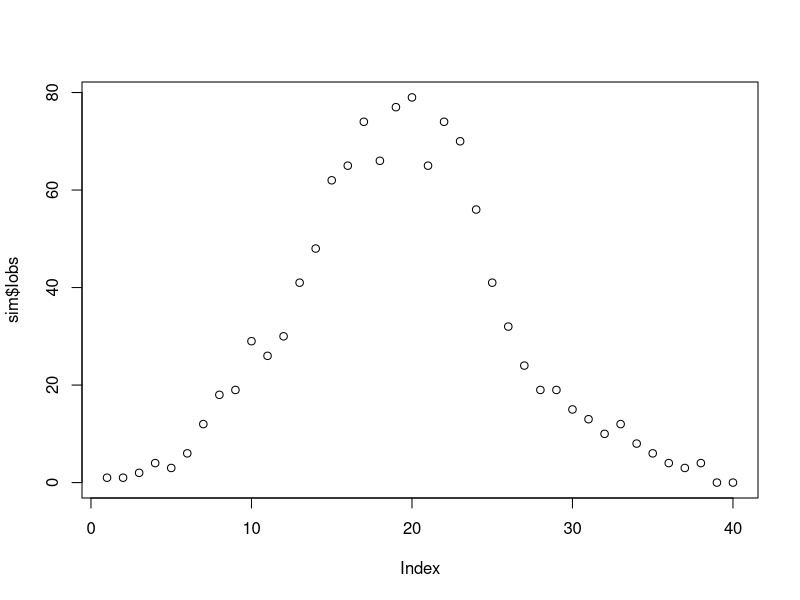
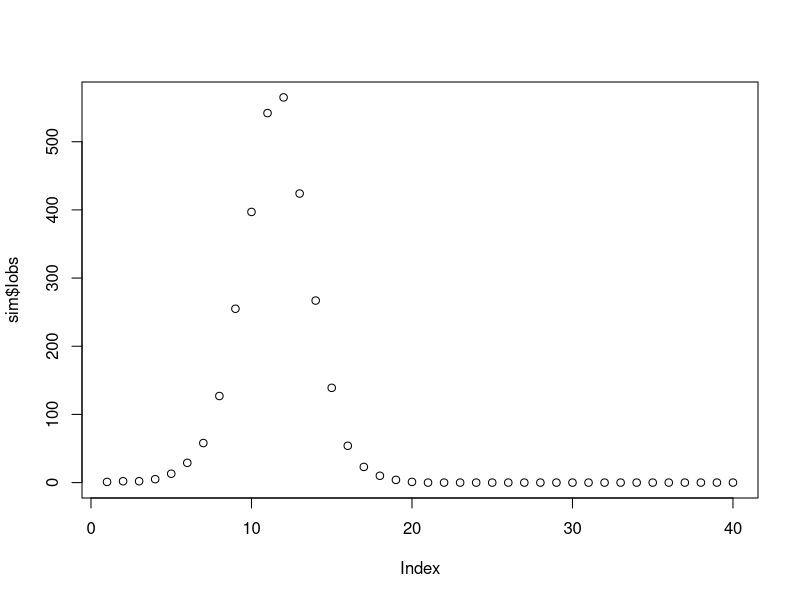
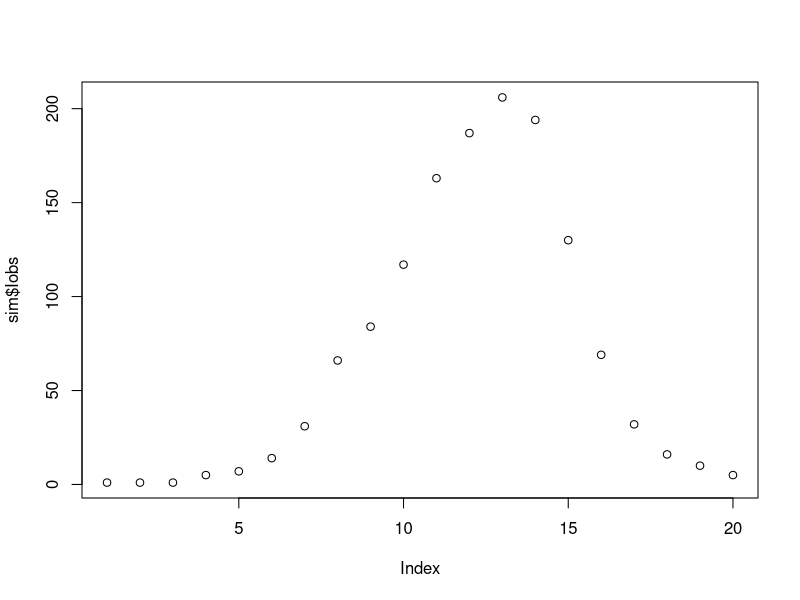
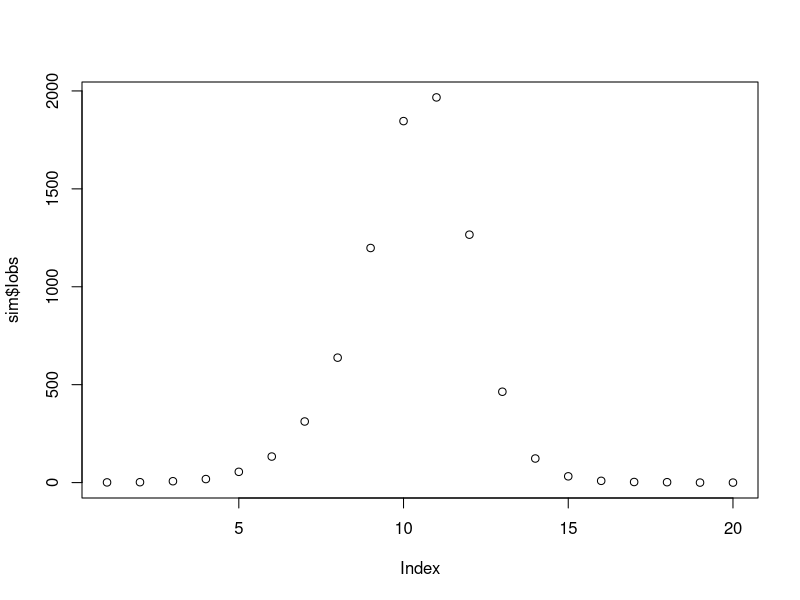
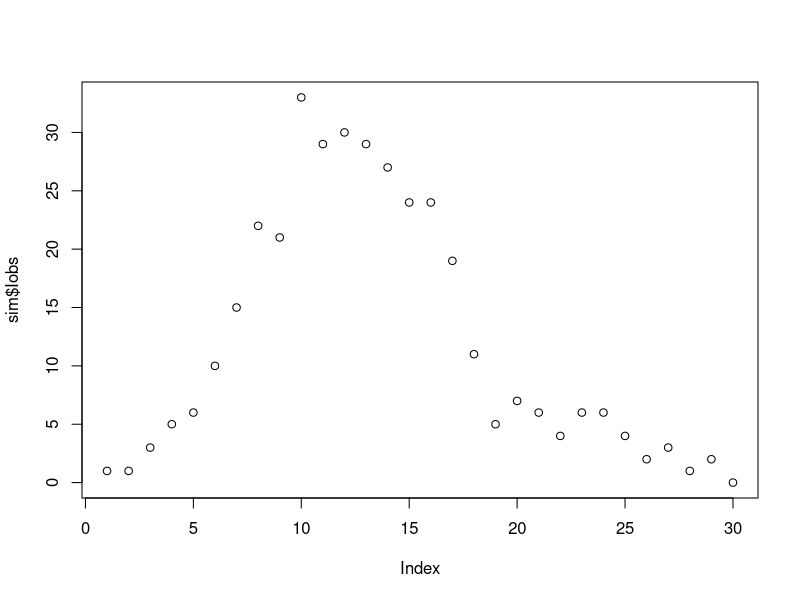
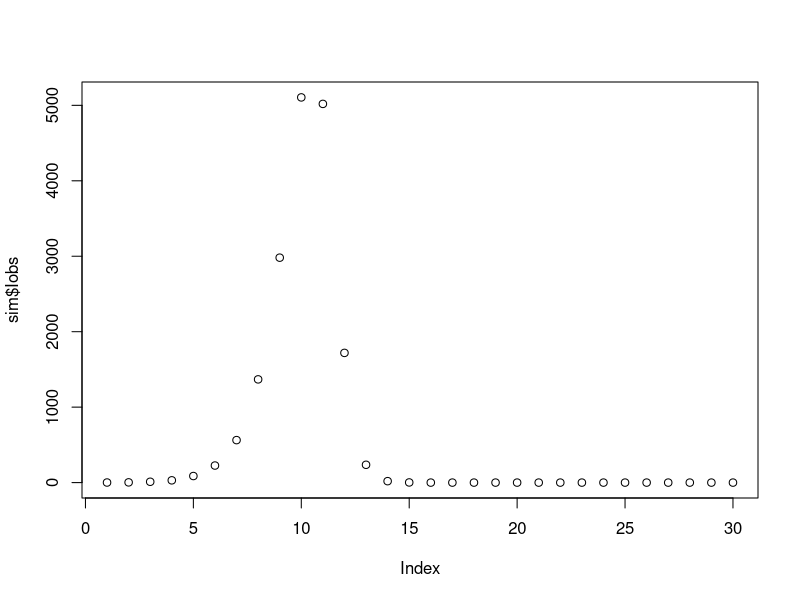
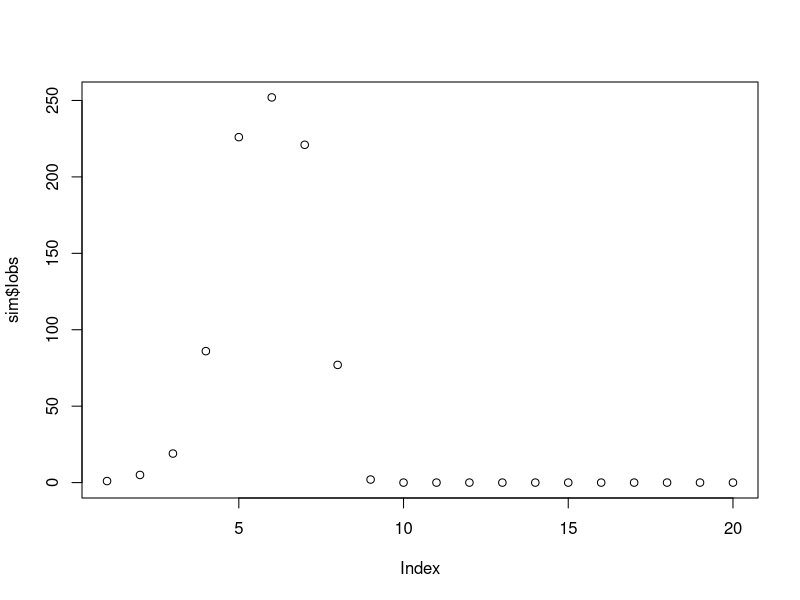

Write the R code that produced these figures, in order.
##' Basic spatial chain binomial simulator
##' @param betaw prob. of adequate contact per infective within population
##' @param betab prob. of adequate contact per infective between population
##' @param N population size
##' @param effprop initial effective proportion of population
##' @param effinf proportion of infectives
##' @param i0 initial infected
##' @param t0 initial time (unused)
##' @param numobs ending time
##' @param seed random number seed
##' @param reporting observation probability (1 by default)
##' @return a data frame with columns (time, S, I, R, Iobs, pSI) 
simspaceCB <- function(spacenum = 1,betaw = 0.02, betab = 0.01, N=100, effprop=0.9, i0=1,
                       effinf=0.8, t0=1, numobs=20, reporting=1, seed=NULL){
  
  ## *all* infecteds recover in the next time step
  
  if (!is.null(seed)) set.seed(seed)
  tvec <- seq(1,numobs)
  n <- length(tvec)
  S  <- I <- pSI <- matrix(0,ncol=spacenum,nrow=numobs)
  beta <- matrix(betab,nrow=spacenum, ncol=spacenum)
  R <- Iobs <- numeric(numobs)
#  pSI <- I <-array(0,dim=c(numobs,spacenum,spacenum))
  
  
  ##Initial conditions
  N0 <- round(effprop*N)
  I[1,1] <- i0 
  S[1,] <- round(N0/spacenum)
  S[1,1] <- S[1,1]-I[1,1]
  R[1] <- N-N0
  pSI[1,] <- 0
  for(i in 1:spacenum){
    beta[i,i] <- betaw
  }
  for (i in 1:spacenum){
    temp <- spacenum
    for (j in 1:spacenum){
      temp <- temp - (1-beta[i,j])^I[1,j] 
    }
    pSI[1,i] <- effinf*min(temp,1)
  }
  
  Iobs[1] <- rbinom(1,prob=reporting,size=sum(I[1,]))
  
  ## Generate the Unobserved process I, and observables:
  
  for (t in 2:n){
    for (i in 1:spacenum){
        I[t,i] <- rbinom(1,prob=pSI[t-1,i],size=S[t-1,i])
        S[t,i] <- S[t-1,i] - I[t,i]
        R[t] <- R[t-1] + sum(I[t-1,])
    }
    for (i in 1:spacenum){
      temp <- spacenum
        for (j in 1:spacenum){
          temp <- temp - (1-beta[i,j])^I[t,j]
        }
    pSI[t,i] <- effinf*min(1, temp)
    Iobs[t] <- rbinom(1,prob=reporting,size=sum(I[t,]))
  }
    
    Iobs[t] <- rbinom(1,prob=reporting,size=sum(I[t,]))
  }
  return(list(time=tvec, S=S, I=I, R=R, Iobs=Iobs, pSI=pSI))
  
}

sim <- simspaceCB(spacenum = 4, numobs=40, betaw=0.001, betab=0.0001, N=4000,seed=4, effinf=1)
sim
plot(sim$Iobs)


sim <- simspaceCB(spacenum = 2, numobs=40, betaw=0.001, betab=0.0001, N=4000,seed=4, effinf=1)
sim
plot(sim$Iobs)

sim <- simspaceCB(spacenum = 3, numobs=20, betaw=0.001, betab=0.001, N=2000,seed=4, effinf=1)
sim
plot(sim$Iobs)

sim <- simspaceCB(spacenum = 6, numobs=20, betaw=0.001, betab=0.0001, N=10000,seed=4, effinf=1)
sim
plot(sim$Iobs)


sim <- simspaceCB(spacenum = 10, numobs=30, betaw=0.01, betab=0.0005, N=1000,seed=4, effinf=1)
sim
plot(sim$Iobs)

sim <- simspaceCB(spacenum = 15, numobs=30, betaw=0.001, betab=0.00008, N=20000,seed=4, effinf=1)
sim
plot(sim$Iobs)


sim <- simspaceCB(spacenum = 2, numobs=20, betaw=0.01, betab=0.0003, N=1000,seed=4, effinf=1)
sim
plot(sim$Iobs)

